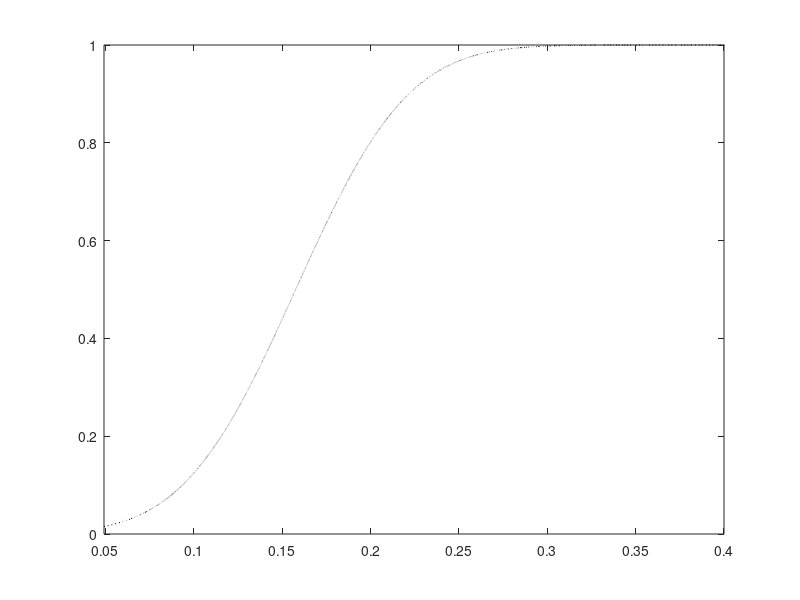

This figure's MATLAB source: (Note: this script raises an error after producing the figure.)
start_tic = tic;
clf;

%%
s = [525 500 475 450 400];
Nf = 10.^[
    4.8615	5.0237	5.2391	5.3522	5.7547
    5.0126	5.0846	5.2949	5.4595	5.8529
    5.1059	5.1427	5.3469	5.4929	5.9830
    5.1358	5.3079	5.3508	5.5013	5.9874
    5.1655	5.5103	5.4366	5.7822	6.0614
    5.3461	5.5403	5.6690	5.8874	6.2864
    5.5478	5.6652	5.8075	6.1497	6.2985
    5.6580	5.8491	5.8693	6.1679	6.4020
    5.6658	5.9033	5.9126	6.1715	6.4062
    5.7712	5.9253	5.9787	6.2305	6.4996
];
s = ones(size(Nf, 1), 1) * s;
gamma = mean(std(log(Nf))./ mean(log(Nf)));

b = -log(Nf(:));
A = [log(s(:)), -ones(numel(Nf), 1)];
x = A\b;
m = x(1);
C = exp(x(2));
[m, log10(C), gamma]
clear A b;

% x = logspace(5, 6.5);
% y = (C./x).^(1/m);
% plot(x, y);
% plot(Nf, s, 'x');
% set(gca, 'XScale', 'log');
clear x y s Nf

Ns = @(s) C./s.^m;

%%
spct = [
    200 1e6
    250 8e5
    300 2.5e5
    350 1e5
    400 5e4
    450 1e4
];

s = spct(:,1);
n = spct(:,2);
sumn = sum(n);

Nf = Ns(s);
mu = log(Nf);
sgm = gamma * log(Nf);
dmu = log(n) - mu;
dsgm = sgm .* log(n)./mu;

R = [0.9 0.8 0.5];

%% miner
Nr = zeros(length(s), length(R));
for i = 1:length(s)
    Nr(i,:) = logninv(1-R, mu(i), sgm(i));
end
dm = bsxfun(@rdivide, n, Nr);
Dm = sum(dm)

%% mine
d = zeros(length(s), length(R));
for i = 1:length(s)
    d(i,:) = logninv(R, dmu(i), dsgm(i));
end
d;
D = sum(d)

%% answer
sample = 1e4;
dmc = zeros(length(s), sample);
for i = 1:length(s)
    dmc(i,:) = lognrnd(dmu(i), dsgm(i), 1, sample);
end
Dmc = sum(dmc);
[f, x] = ecdf(Dmc);
Dmc = interp1(f, x, R)

%% approx & plot
[m,v] = lognstat(dmu, dsgm);
sum_mu = sum(m);
sum_sgm = sqrt(sum(v));

plot(x, f, 'k');
plot(x, normcdf(x, sum_mu, sum_sgm), 'k:');
xlim([min(x), 0.4]);
legend('Monte-Carlo', 'approximation', 'location', 'se')
xlabel('total damage, $D$')
ylabel('Reliability, $R$')

%%
fprintf('%s elapsed: %f s\n', mfilename, toc(start_tic));

figure(1);
if strncmpi(mfilename, 'plot_', 5)
    pname = mfilename;  % mfilename(6:end) wont work.
    print(pname(6:end), '-depsc');
else
    set(1, 'windowstyle', 'docked')
end